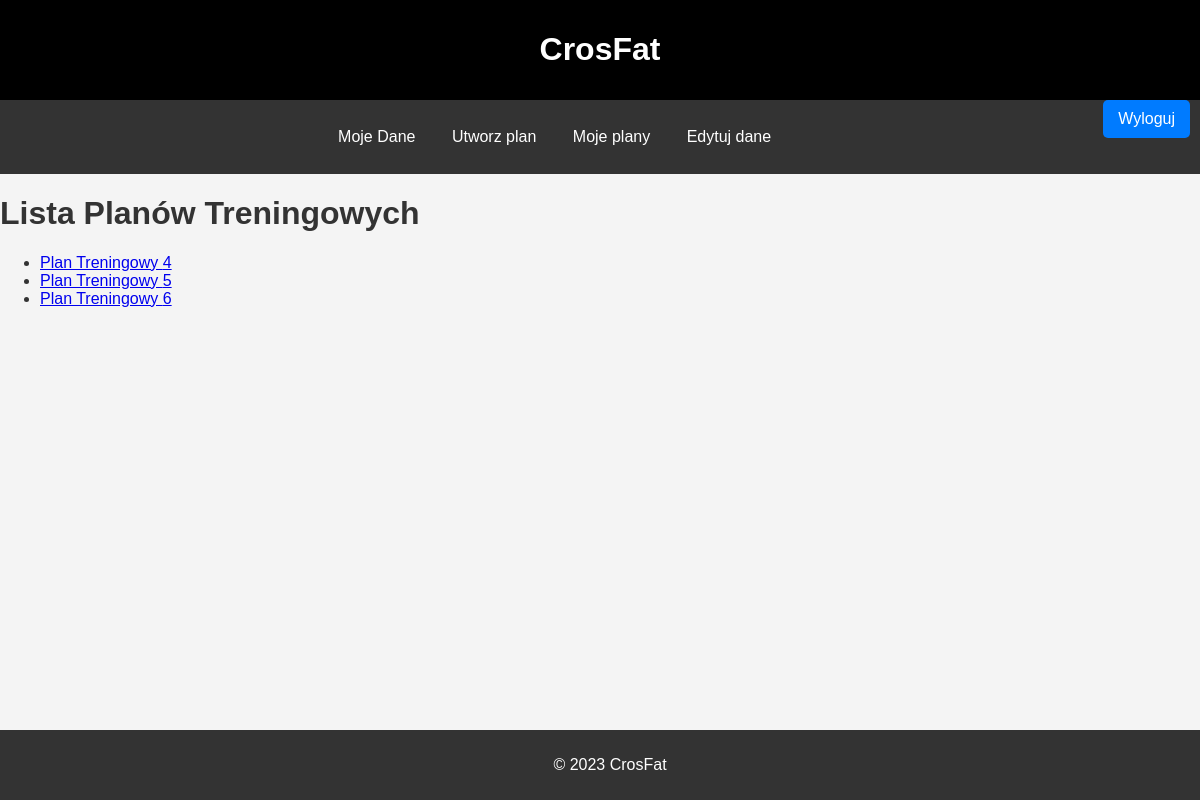
The page /lista_planow/ (signed in) on the database its author committed.
### crosfat/models.py (models this page shows, shortened)
class PlanTreningowy(models.Model):
    user = models.ForeignKey(settings.AUTH_USER_MODEL, on_delete=models.CASCADE)
    waga = models.DecimalField(max_digits=5, decimal_places=2)
    wzrost = models.IntegerField()
    cel = models.CharField(max_length=100)
    data = datetime.now().date()
    bmi = models.DecimalField(max_digits=5, decimal_places=2)
    PLEC = (
        ('M', 'Mężczyzna'),
        ('K', 'Kobieta'),
    )

### crosfat/views.py (the view)
# urls.py: path('lista_planow/', views.lista_planow, name='lista_planow'),
def lista_planow(request):
    plany = PlanTreningowy.objects.filter(user=request.user)
    return render(request, 'lista_planow.html', {'plany': plany})

### crosfat/templates/lista_planow.html (shortened to what this page needs)
<!DOCTYPE html>
<html lang="en">
<head>
    {% load static %}
    <link rel="stylesheet" type="text/css" href="{% static 'crosfat/style1.css' %}">
    <header>
        <h1>CrosFat</h1>
        <div class="signup-link">
            <a href="{% url 'crosfat:wyloguj' %}" style="float:right;">Wyloguj</a>
        </div>
    </header>
    <main>
        <nav>
            <a href="{% url 'crosfat:user' %}">Moje Dane</a>
            <a href="{% url 'crosfat:create' %}">Utworz plan</a>
            <a href="{% url 'crosfat:lista_planow' %}">Moje plany</a>
            <a href="{% url 'crosfat:Edit' %}">Edytuj dane</a>
        </nav>
</head>
<body>
     <h1>Lista Planów Treningowych</h1>
    <ul>
        {% for plan in plany %}
                <li><a href="{% url 'crosfat:plan_details' plan.id %}">Plan Treningowy {{ plan.id }}</a></li>
        {% empty %}
            Brak Planow
        {% endfor %}
        </ul>
</body>
 <footer>
        <p>&copy; 2023 CrosFat</p>
      </footer>
</html>

### crosfat/static1/crosfat/style1.css (style rules this page uses)
body, html { font-family: Arial, sans-serif; margin: 0; padding: 0; height: 100%; background-color: #f4f4f4; color: #333; }
header { background-color: #000; color: white; text-align: center; padding: 10px 0; }
nav { background-color: #333; color: white; text-align: center; padding: 14px 16px; }
nav a { color: white; text-decoration: none; padding: 14px 16px; display: inline-block; }
footer { background-color: #333; color: white; text-align: center; padding: 10px; position: fixed; bottom: 0; width: 100%; }
.signup-link a, .login-link a { color: #007bff; text-decoration: none; }
.signup-link a { color: white; background-color: #007bff; padding: 10px 15px; border-radius: 5px; margin: 10px; text-decoration: none; float: right; }

### rows shown on the page
PlanTreningowy: id "4"
PlanTreningowy: id "5"
PlanTreningowy: id "6"
